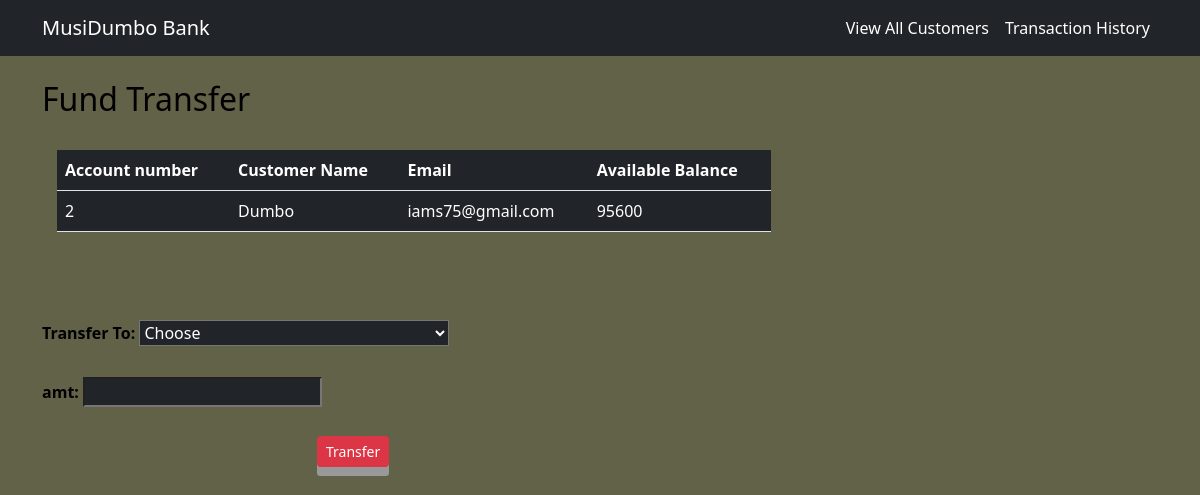
/transaction.php?id=2, run on the app's committed database.
### tables this page shows
CREATE TABLE `customers` (
  `id` int(3) NOT NULL,
  `name` text NOT NULL,
  `email` varchar(30) NOT NULL,
  `balance` int(50) NOT NULL
);

### transaction.php (the view, shortened to what this page needs)
<!DOCTYPE html>
<html lang="en">
<head>
    <link href="https://cdn.jsdelivr.net/npm/bootstrap@5.1.3/dist/css/bootstrap.min.css" rel="stylesheet">
</head>
<body style="background-color : #616247 ;">
	<div class="container">
        <h2 class="text-left pt-4" style="color : black;">Fund Transfer</h2>
            <?php
                include 'config.php';
                $cust_id=$_GET['id'];
                $sql = "SELECT * FROM  customers where id=$cust_id";
                $result=mysqli_query($conn,$sql);
                $rows=mysqli_fetch_assoc($result);
            ?>
            <form method="post" name="transfer" class="tabletext" ><br>
            <div class="col-md-8">
            <table class="table bg-white">
                <thead class="bg-dark">
                    <tr class="text-white">
                    <th style="border: 2px  black;"class="text-left">Account number</th>
                    <th style="border: 2px  black;"class="text-left">Customer Name</th>
                    <th style="border: 2px  black;"class="text-left">Email</th>
                    <th style="border: 2px  black;"class="text-left">Available Balance</th>
                </tr>
                <tr class="text-white">
                    <td ><?php echo $rows['id'] ?></td>
                    <td ><?php echo $rows['name'] ?></td>
                    <td ><?php echo $rows['email'] ?></td>
                    <td ><?php echo $rows['balance'] ?></td>
                </tr>
            </table>
        </div>
        <br><br><br>
        <label style="color : black;"><b>Transfer To:</b></label>
        <select name="to" class="bg-dark text-white"  required>
            <option class="text-white" value="" disabled selected>Choose</option>
        </select>
        <br>
        <br>
            <label style="color : black;"><b>amt:</b></label>
            <input type="number" class="bg-dark text-white" name="amt" required>
            <br><br>
                <div class="text-left-1" >
            <button class="btn btn-danger btn-sm" name="submit" type="submit" >Transfer</button>
            </div>
        </form>
    </div>
</body>
</html>

### transaction.php (style rules this page uses)
button { padding: 15px 25px; font-size: 24px; text-align: center; cursor: pointer; outline: none; color: red; background-color: #04AA6D; border: none; border-radius: 15px; box-shadow: 0 9px #999; }
.text-left-1 { margin-left: 275px; }

### data on the page
customers: id "2", name "Dumbo", email "iams75@gmail.com", balance "95600"
